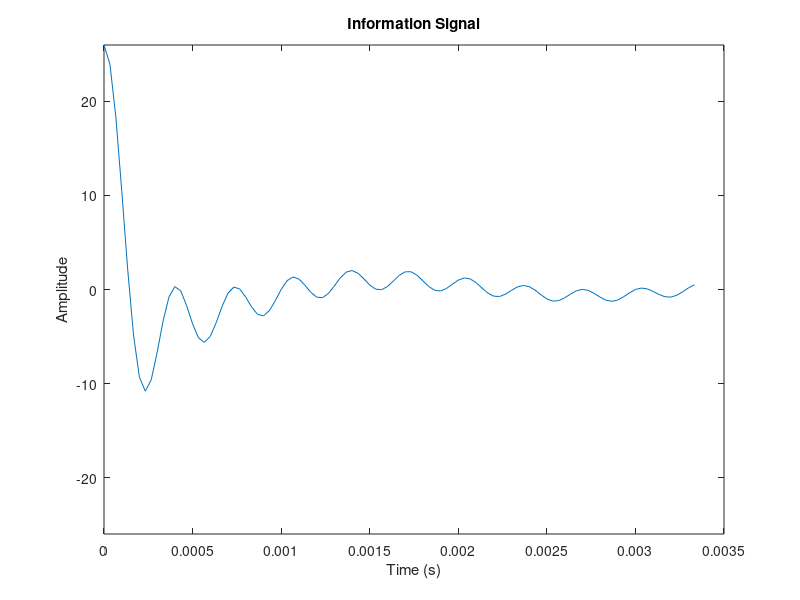
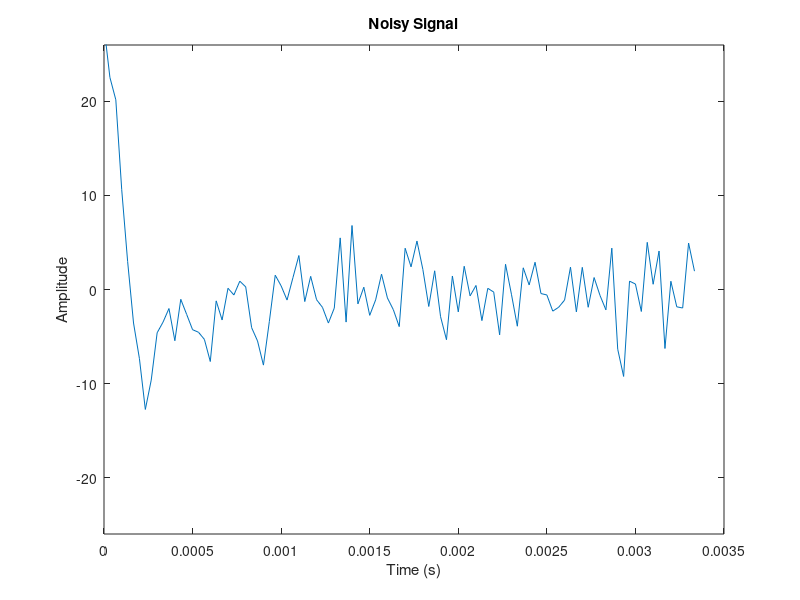

The MATLAB script that drew these images, in order: (Note: this script raises an error after producing the figures.)
% Signal parameters
f_start = 500; % Starting frequency
f_end = 3000; % Ending frequency
f_step = 100; % Frequency step

% Time parameters
f_max = f_end; % Fastest component frequency
T_min = 1/f_max; % Minimum period
duration = 10*T_min; % Duration of observation (10 times the minimum period)
dt = 1/(10*f_end); % Elementary time variation (based on fastest component)

% Time axis
t = 0:dt:duration;

% Information signal generation
info_signal = zeros(size(t));
frequencies = f_start:f_step:f_end;
for f = frequencies
    info_signal = info_signal + cos(2*pi*f*t);
end

% Plot the information signal
figure;
plot(t, info_signal);
xlabel('Time (s)');
ylabel('Amplitude');
title('Information Signal');
ylim([-length(frequencies), length(frequencies)]);

% Listen to the information signal
sound(info_signal);

% Add white Gaussian noise to the signal
SNR_db = 5; % Signal-to-noise ratio (in dB)
noisy_signal = awgn(info_signal, SNR_db, 'measured');

% Plot the noisy signal
figure;
plot(t, noisy_signal);
xlabel('Time (s)');
ylabel('Amplitude');
title('Noisy Signal');
ylim([-length(frequencies), length(frequencies)]);

% Listen to the noisy signal
sound(noisy_signal);

% Plot the amplitude spectrum of the information signal
info_spectrum = calculateAmplitudeSpectrum(info_signal, dt);
frequency_info = (0:(length(info_spectrum)-1))/(duration);
figure;
plot(frequency_info, info_spectrum);
xlabel('Frequency (Hz)');
ylabel('Amplitude');
title('Amplitude Spectrum - Information Signal');

% Plot the amplitude spectrum of the noisy signal
noisy_spectrum = calculateAmplitudeSpectrum(noisy_signal, dt);
frequency_noisy = (0:(length(noisy_spectrum)-1))/(duration);
figure;
plot(frequency_noisy, noisy_spectrum);
xlabel('Frequency (Hz)');
ylabel('Amplitude');
title('Amplitude Spectrum - Noisy Signal');
